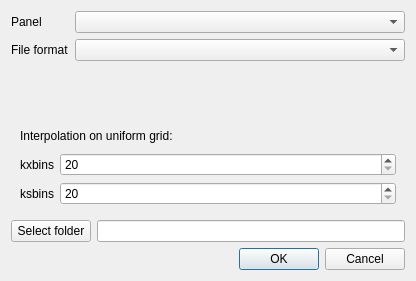
<?xml version="1.0" encoding="UTF-8"?>
<ui version="4.0">
 <class>exportDialog</class>
 <widget class="QDialog" name="exportDialog">
  <property name="geometry">
   <rect>
    <x>0</x>
    <y>0</y>
    <width>416</width>
    <height>281</height>
   </rect>
  </property>
  <property name="windowTitle">
   <string>Export data</string>
  </property>
  <layout class="QVBoxLayout" name="verticalLayout">
   <item>
    <layout class="QFormLayout" name="formLayout">
     <item row="0" column="0">
      <widget class="QLabel" name="panelSelectLabel">
       <property name="text">
        <string>Panel</string>
       </property>
      </widget>
     </item>
     <item row="0" column="1">
      <widget class="QComboBox" name="panelSelectComboBox"/>
     </item>
     <item row="1" column="0">
      <widget class="QLabel" name="fileFormatLabel">
       <property name="text">
        <string>File format</string>
       </property>
      </widget>
     </item>
     <item row="1" column="1">
      <widget class="QComboBox" name="fileFormatComboBox"/>
     </item>
    </layout>
   </item>
   <item>
    <widget class="QWidget" name="widget" native="true">
     <layout class="QVBoxLayout" name="verticalLayout_2">
      <item>
       <widget class="QLabel" name="label">
        <property name="text">
         <string>Interpolation on uniform grid:</string>
        </property>
       </widget>
      </item>
      <item>
       <layout class="QFormLayout" name="formLayout_3">
        <item row="0" column="0">
         <widget class="QLabel" name="kxbinsLabel_3">
          <property name="text">
           <string>kxbins</string>
          </property>
         </widget>
        </item>
        <item row="0" column="1">
         <widget class="QSpinBox" name="kxbinsSpinBox">
          <property name="minimum">
           <number>20</number>
          </property>
          <property name="maximum">
           <number>100000</number>
          </property>
         </widget>
        </item>
        <item row="1" column="0">
         <widget class="QLabel" name="ksbinsLabel_3">
          <property name="text">
           <string>ksbins</string>
          </property>
         </widget>
        </item>
        <item row="1" column="1">
         <widget class="QSpinBox" name="ksbinsSpinBox">
          <property name="minimum">
           <number>20</number>
          </property>
          <property name="maximum">
           <number>100000</number>
          </property>
         </widget>
        </item>
       </layout>
      </item>
     </layout>
    </widget>
   </item>
   <item>
    <layout class="QHBoxLayout" name="horizontalLayout">
     <item>
      <widget class="QPushButton" name="btn_exptfiledir">
       <property name="text">
        <string>Select folder</string>
       </property>
      </widget>
     </item>
     <item>
      <widget class="QLineEdit" name="le_exptfiledir"/>
     </item>
    </layout>
   </item>
   <item>
    <widget class="QDialogButtonBox" name="buttonBox">
     <property name="orientation">
      <enum>Qt::Horizontal</enum>
     </property>
     <property name="standardButtons">
      <set>QDialogButtonBox::Cancel|QDialogButtonBox::Ok</set>
     </property>
     <property name="centerButtons">
      <bool>false</bool>
     </property>
    </widget>
   </item>
  </layout>
 </widget>
 <resources/>
 <connections>
  <connection>
   <sender>buttonBox</sender>
   <signal>accepted()</signal>
   <receiver>exportDialog</receiver>
   <slot>accept()</slot>
   <hints>
    <hint type="sourcelabel">
     <x>248</x>
     <y>254</y>
    </hint>
    <hint type="destinationlabel">
     <x>157</x>
     <y>274</y>
    </hint>
   </hints>
  </connection>
  <connection>
   <sender>buttonBox</sender>
   <signal>rejected()</signal>
   <receiver>exportDialog</receiver>
   <slot>reject()</slot>
   <hints>
    <hint type="sourcelabel">
     <x>316</x>
     <y>260</y>
    </hint>
    <hint type="destinationlabel">
     <x>286</x>
     <y>274</y>
    </hint>
   </hints>
  </connection>
 </connections>
</ui>
